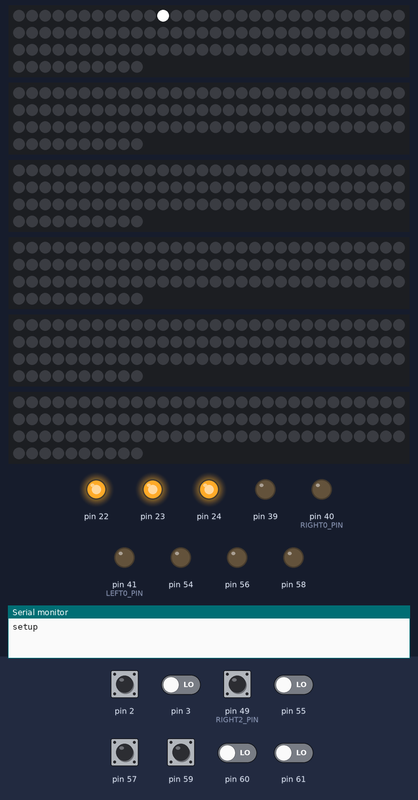
A sketch run on a simulated Arduino Mega 2560, built with avr-gcc and run on an emulated ATmega2560. Shown: 6 × 100 RGB LEDs in strip order, left to right, continuing on the next row, output pins drawn as LEDs (lit = HIGH), the last lines printed to the serial monitor. Inputs (shaded band) come from the test bench; at power-on: pin 2, pin 57, pin 59 HIGH, pin 3, pin 49 (RIGHT2_PIN), pin 55, pin 60, pin 61 LOW. Pins used as bus, display or sensor lines are not drawn.

Above: at 0.03 s.
At 9.62 s:
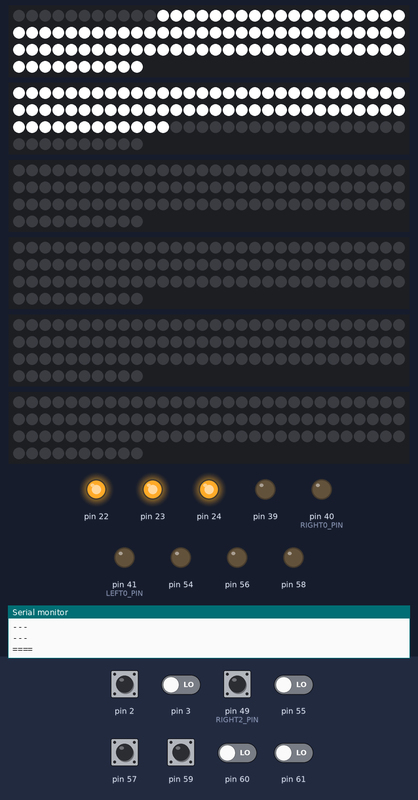
At 14.43 s:
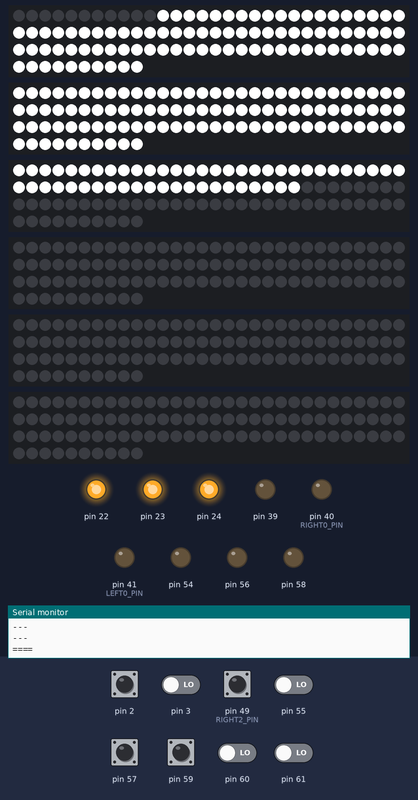
At 19.23 s:
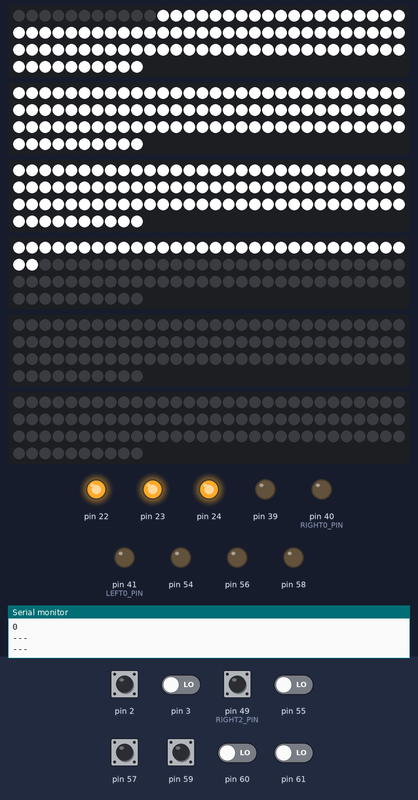
At 27.28 s:
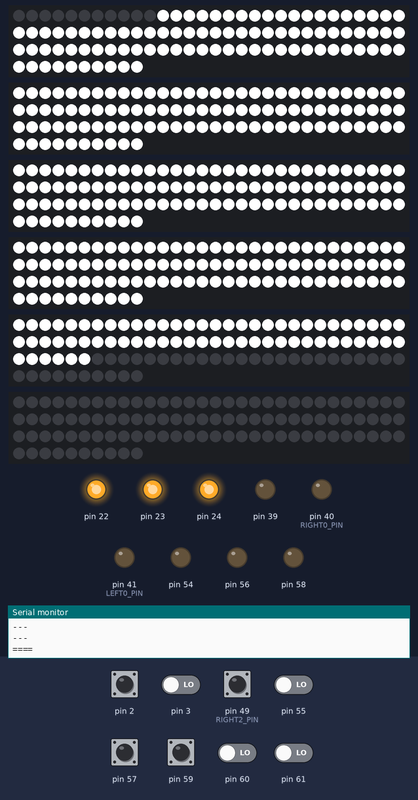
At 35.37 s:
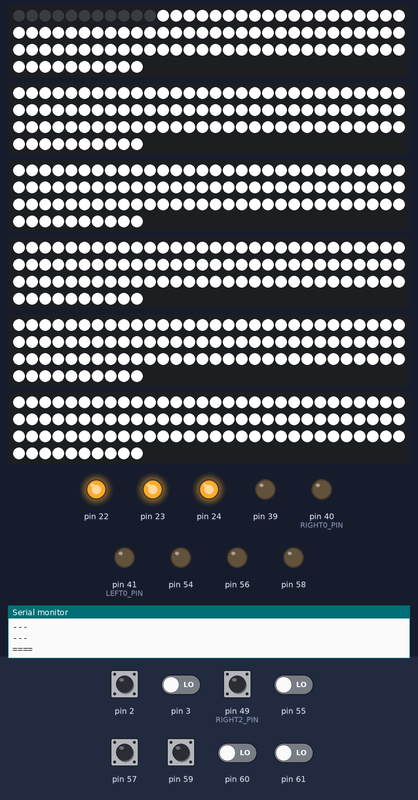
Timing chart, 0 to 35.4 s (numbered marks = the images above):
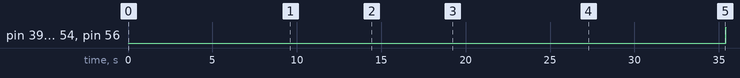

Measured:
- by itself, pin 39, pin 40 (RIGHT0_PIN), pin 41 (LEFT0_PIN), pin 54, pin 56: LOW → HIGH at 35.4 s

The sketch:

sketch_jun19a.ino
```cpp
#include <FastLED.h>

#define NUM_STRIPS 6
#define NUM_LEDS_PER_STRIP 100

CRGB leds[NUM_STRIPS][NUM_LEDS_PER_STRIP];

  const int RIGHT_PIN = 53;
  const int LEFT_PIN = 52;
  const int DO_PIN = 51;

  const int RIGHT2_PIN = 49;
  const int LEFT2_PIN = 48;
  const int UNDO_PIN = 47;

  const int FLICK1_PIN = 45;
  const int FLICK2_PIN = 44;
  const int FLICK3_PIN = 43;
  const int FLICK4_PIN = 42;

  const int DIAL1_PIN = A12;
  const int DIAL2_PIN = A13;
  const int DIAL3_PIN = A14;

  const int DIAL0_PIN = A15;
  const int LEFT0_PIN = 41;
  const int RIGHT0_PIN = 40;


void setup() {
  Serial.begin(9600);
  Serial.println("setup");

    FastLED.addLeds<WS2811, 5, BRG>(leds[0], NUM_LEDS_PER_STRIP);
    FastLED.addLeds<WS2811, 6, BRG>(leds[1], NUM_LEDS_PER_STRIP);
    FastLED.addLeds<WS2811, 7, BRG>(leds[2], NUM_LEDS_PER_STRIP);
    FastLED.addLeds<WS2811, 8, BRG>(leds[3], NUM_LEDS_PER_STRIP);
    FastLED.addLeds<WS2811, 9, BRG>(leds[4], NUM_LEDS_PER_STRIP);
    FastLED.addLeds<WS2811, 10, BRG>(leds[5], NUM_LEDS_PER_STRIP);

//try powering potentiometers with 5V digital output pin (works!)
  pinMode(24, OUTPUT);
  digitalWrite(24, HIGH);
  //separately power left/right on same side of breadboard as potentiometers (otherwise we affecct their value!)
  pinMode(22, OUTPUT);
  digitalWrite(22, HIGH);
  pinMode(23, OUTPUT);
  digitalWrite(23, HIGH);

    pinMode(LEFT_PIN, INPUT);
    pinMode(RIGHT_PIN, INPUT);
    pinMode(DO_PIN, INPUT);

    pinMode(LEFT2_PIN, INPUT);
    pinMode(RIGHT2_PIN, INPUT);
    pinMode(UNDO_PIN, INPUT);

    pinMode(FLICK1_PIN, INPUT);
    pinMode(FLICK2_PIN, INPUT);
    pinMode(FLICK3_PIN, INPUT);
    pinMode(FLICK4_PIN, INPUT);

    pinMode(DIAL1_PIN, INPUT);
    pinMode(DIAL2_PIN, INPUT);
    pinMode(DIAL3_PIN, INPUT);

    pinMode(LEFT0_PIN, INPUT);
    pinMode(RIGHT0_PIN, INPUT);
    pinMode(DIAL0_PIN, INPUT);
}

void loop() {
  static int index = 10;
  index++;
  // put your main code here, to run repeatedly:
//  FastLED.clear();

  leds[0][index] = CRGB::White;

  FastLED.delay(60);

  if(index % 15 == 0) {
//    Serial.println(digitalRead(LEFT_PIN));    //left: above box (paired)
    Serial.println(digitalRead(49));   //left: above box (paired) [broken]
//    Serial.println(digitalRead(DO_PIN));      // left: between box and entrance

//    Serial.println(digitalRead(LEFT2_PIN)); //!!!! [broken]
//    Serial.println(digitalRead(RIGHT2_PIN));  //right: between box and box2 (needs its pair)
//    Serial.println(digitalRead(UNDO_PIN));    //right: far (jo's button (near tunnel))

    Serial.println("---");

//    Serial.println(digitalRead(FLICK1_PIN));  //[absent]
//    Serial.println(digitalRead(FLICK2_PIN));   //[absent]
//    Serial.println(digitalRead(FLICK3_PIN));   //left: above entrance
//    Serial.println(digitalRead(FLICK4_PIN));   //right: between box and box2

//    Serial.println(analogRead(DIAL1_PIN));
//    Serial.println(analogRead(DIAL2_PIN));
//    Serial.println(analogRead(DIAL3_PIN));    //right: far

    Serial.println("---");
//    Serial.println(digitalRead(LEFT0_PIN)); //[absent]
//    Serial.println(digitalRead(RIGHT0_PIN));  //[absent]
//    Serial.println(analogRead(DIAL0_PIN)); //left: above box (NOT TRIPLED!!! rejig code)

    Serial.println("====");
  }
}
```
